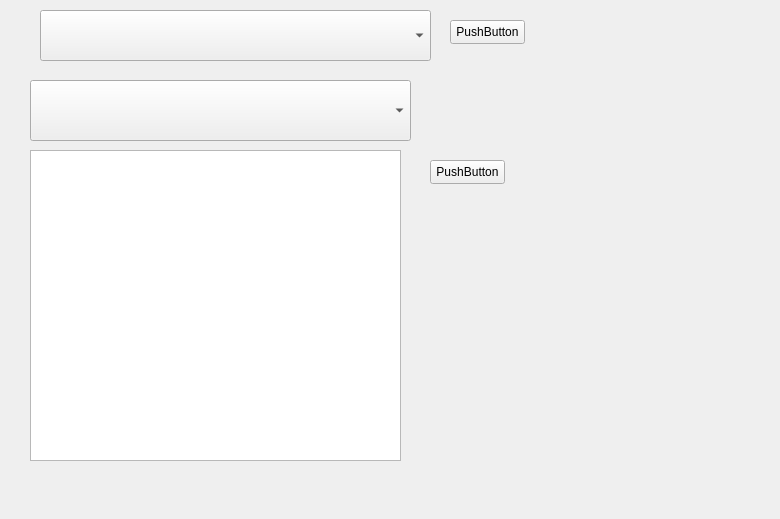
<?xml version="1.0" encoding="UTF-8"?>
<ui version="4.0">
 <class>Form</class>
 <widget class="QWidget" name="Form">
  <property name="geometry">
   <rect>
    <x>0</x>
    <y>0</y>
    <width>780</width>
    <height>519</height>
   </rect>
  </property>
  <property name="windowTitle">
   <string>Form</string>
  </property>
  <widget class="QComboBox" name="comboBox1">
   <property name="geometry">
    <rect>
     <x>40</x>
     <y>10</y>
     <width>391</width>
     <height>51</height>
    </rect>
   </property>
   <property name="editable">
    <bool>false</bool>
   </property>
  </widget>
  <widget class="QPushButton" name="pushButton1">
   <property name="geometry">
    <rect>
     <x>450</x>
     <y>20</y>
     <width>75</width>
     <height>24</height>
    </rect>
   </property>
   <property name="text">
    <string>PushButton</string>
   </property>
  </widget>
  <widget class="QComboBox" name="comboBox2">
   <property name="geometry">
    <rect>
     <x>30</x>
     <y>80</y>
     <width>381</width>
     <height>61</height>
    </rect>
   </property>
  </widget>
  <widget class="QListWidget" name="listWidget">
   <property name="geometry">
    <rect>
     <x>30</x>
     <y>150</y>
     <width>371</width>
     <height>311</height>
    </rect>
   </property>
  </widget>
  <widget class="QPushButton" name="pushButton2">
   <property name="geometry">
    <rect>
     <x>430</x>
     <y>160</y>
     <width>75</width>
     <height>24</height>
    </rect>
   </property>
   <property name="text">
    <string>PushButton</string>
   </property>
  </widget>
 </widget>
 <resources/>
 <connections/>
</ui>
